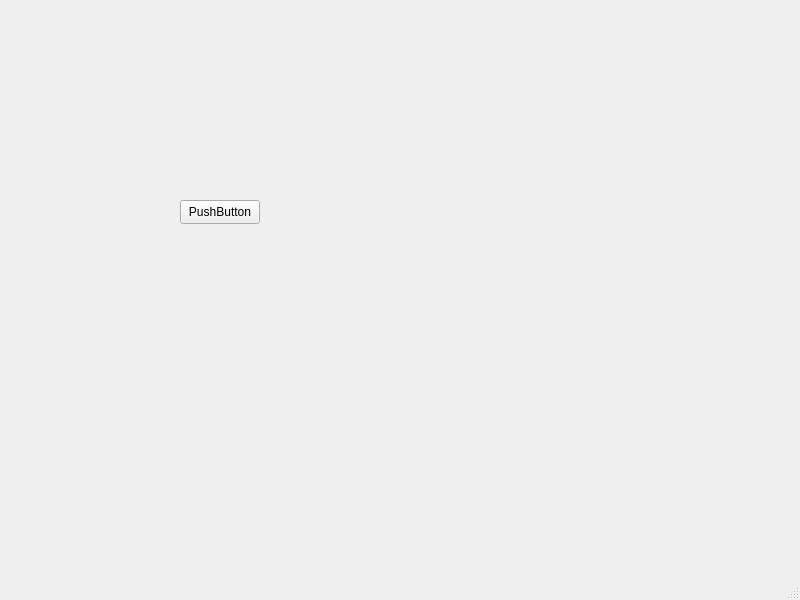
<?xml version="1.0" encoding="UTF-8"?>
<ui version="4.0">
 <class>MainWindow</class>
 <widget class="QMainWindow" name="MainWindow">
  <property name="geometry">
   <rect>
    <x>0</x>
    <y>0</y>
    <width>800</width>
    <height>600</height>
   </rect>
  </property>
  <property name="windowTitle">
   <string>MainWindow</string>
  </property>
  <widget class="QWidget" name="centralwidget">
   <widget class="QPushButton" name="pushButton">
    <property name="geometry">
     <rect>
      <x>180</x>
      <y>200</y>
      <width>80</width>
      <height>24</height>
     </rect>
    </property>
    <property name="text">
     <string>PushButton</string>
    </property>
   </widget>
  </widget>
  <widget class="QMenuBar" name="menubar">
   <property name="geometry">
    <rect>
     <x>0</x>
     <y>0</y>
     <width>800</width>
     <height>21</height>
    </rect>
   </property>
  </widget>
  <widget class="QStatusBar" name="statusbar"/>
 </widget>
 <resources/>
 <connections>
  <connection>
   <sender>pushButton</sender>
   <signal>clicked(bool)</signal>
   <receiver>MainWindow</receiver>
   <slot>close()</slot>
   <hints>
    <hint type="sourcelabel">
     <x>219</x>
     <y>232</y>
    </hint>
    <hint type="destinationlabel">
     <x>399</x>
     <y>299</y>
    </hint>
   </hints>
  </connection>
 </connections>
</ui>
